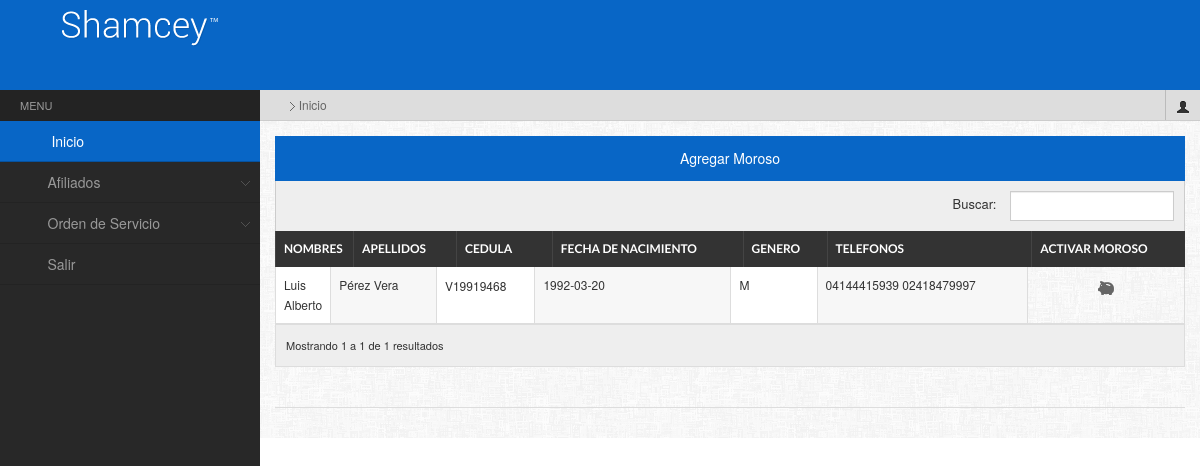
/personaContacto/afiliado.php?pag=morosos (signed in), run on the app's committed database.
### tables this page shows
CREATE TABLE IF NOT EXISTS `convenio_paciente` (
  `idconvenio` int(11) NOT NULL AUTO_INCREMENT,
  `idpaciente` int(11) NOT NULL,
  `idempresa` int(11) NOT NULL,
  PRIMARY KEY (`idconvenio`),
  KEY `idpaciente` (`idpaciente`,`idempresa`),
  KEY `idempresa` (`idempresa`)
);

CREATE TABLE IF NOT EXISTS `paciente` (
  `idpaciente` int(11) NOT NULL AUTO_INCREMENT,
  `cedula` varchar(30) NOT NULL,
  `nombres` varchar(80) NOT NULL,
  `apellidos` varchar(80) NOT NULL,
  `fecha_nac` date NOT NULL,
  `genero` char(1) NOT NULL,
  `telefono` varchar(200) NOT NULL,
  PRIMARY KEY (`idpaciente`),
  KEY `cedula` (`cedula`)
);

### personaContacto/morosos.php (the view, shortened to what this page needs)
<?php
	include("conexbd.php");
?>
<!doctype html>
<html>
<head>
</head>
<body>
<h4 class="widgettitle"><center>Agregar Moroso</center></h4>
                <table class="table table-bordered table-infinite" id="dyntable2">
                    <colgroup>
                        <col class="con0" style="align: center; width: 4%" />
                        <col class="con1" />
                        <col class="con0" />
                        <col class="con1" />
                        <col class="con0" />
                        <col class="con1" />
                    </colgroup>
                    <thead>
                        <tr>
                           	<th class="head1">Nombres</th>
                            <th class="head0">Apellidos</th>
                            <th class="head1">Cedula</th>
                            <th class="head1">Fecha de Nacimiento</th>
                            <th class="head0">Genero</th>
                            <th class="head1">Telefonos</th>
                            <th class="head1">Activar Moroso</th>
                        </tr>
                    </thead>
                    <tbody>
               <?php
						$sesionid = $_SESSION['userid'];
						$persontac = "SELECT * FROM usuario WHERE nombre_usuario = '$sesionid'";
						$resultp = mysql_query($persontac);
						$row = mysql_fetch_array($resultp);
						$idemp = $row['idempresa'];
						$wsql="SELECT * FROM convenio_paciente c, paciente p WHERE c.idpaciente = p.idpaciente AND c.idempresa='$idemp'";
						$result = mysql_query($wsql,$link);
						$con = 0;
						while($row = mysql_fetch_array($result))
						{
				?>
                        <tr class="gradeX">
                            <td><?php echo $row['nombres']; ?></td>
                            <td><?php echo $row['apellidos']; ?></td>
                            <td><span id="<?php echo $con;?>"><?php echo $row['cedula']; ?></span></td>
                            <td><?php echo $row['fecha_nac']; ?></td>
                            <td><?php echo $row['genero']; ?></td>
                            <td><?php echo $row['telefono']; ?></td>
                            <td><center><a href="#" class="iconsweets-piggybank" onClick="colocarMoroso(<?php echo $con;?>)" style="cursor:pointer;" ></a></center></td>
                        </tr>
                    <?php
						$con++;
						 }
					?>
                     </tbody>
                </table>
</body>
</html>

### admin/archivos/css/responsive-tables.css (style rules this page uses)
.sorting, .icon-trash { cursor: pointer; }

### data on the page
convenio_paciente: idpaciente.nombres "Luis Alberto", idpaciente.apellidos "Pérez Vera", idpaciente.cedula "V19919468", idpaciente.fecha_nac "1992-03-20", idpaciente.genero "M", idpaciente.telefono "04144415939 02418479997"
